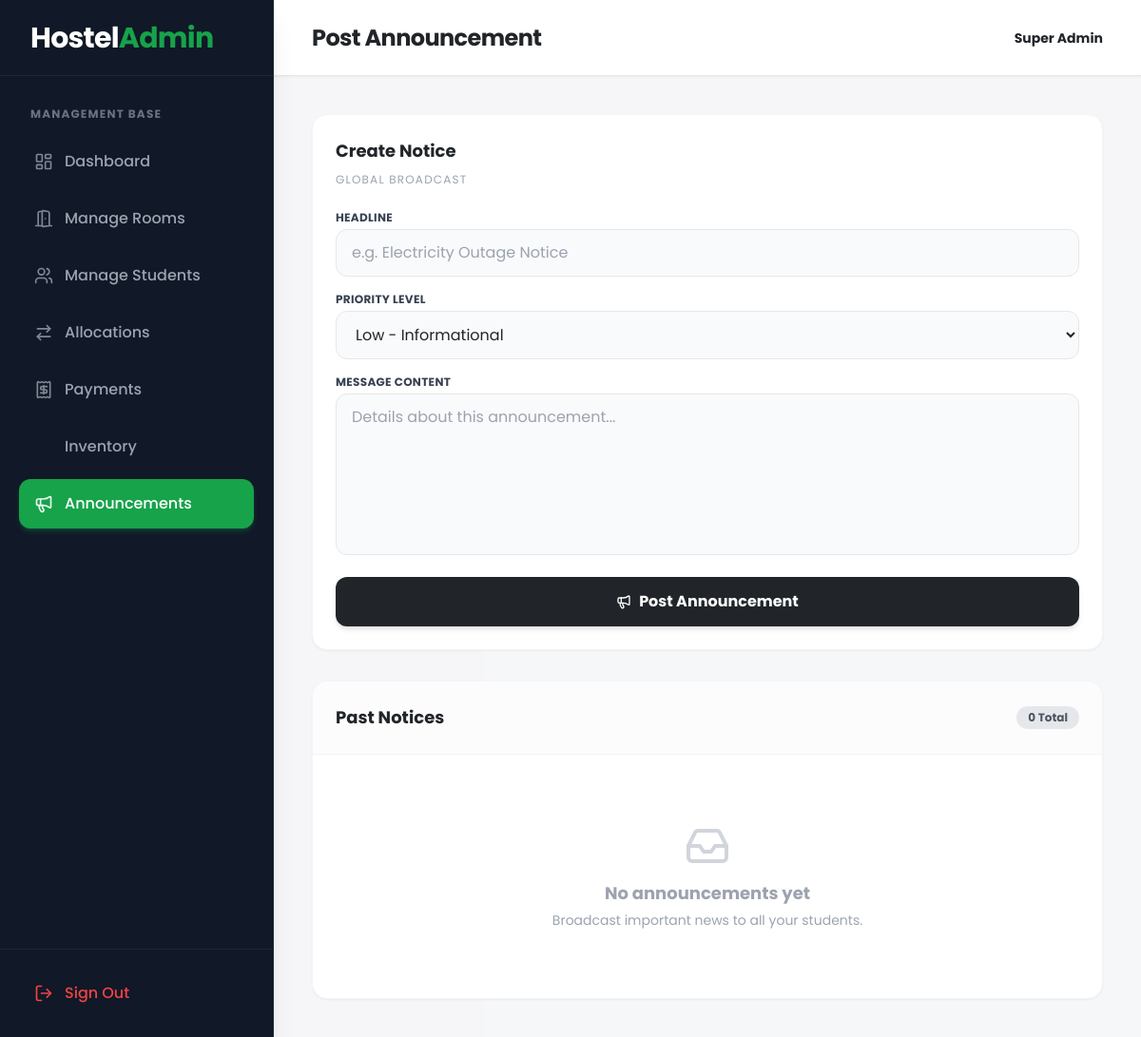
The page /admin/announcements.php (signed in) on the database as committed earlier.
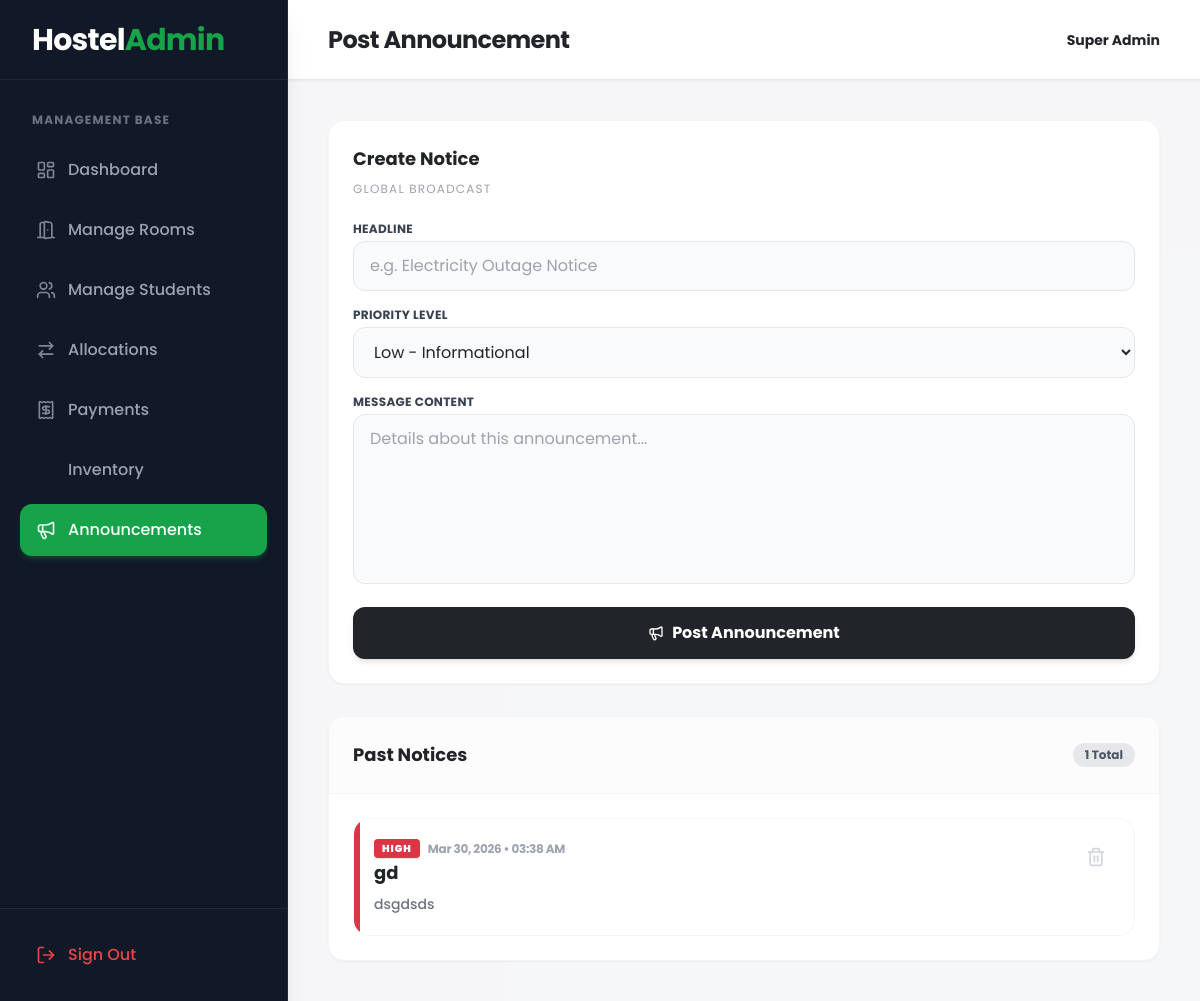
The same page on the database as committed later.
### tables this page shows
CREATE TABLE `announcements` (
  `id` int(11) NOT NULL,
  `title` varchar(255) NOT NULL,
  `content` text NOT NULL,
  `priority` enum('Low','Medium','High') DEFAULT 'Low',
  `created_at` timestamp NOT NULL DEFAULT current_timestamp()
);

### admin/announcements.php (the view, shortened to what the changed rows need)
<?php
require_once '../config/database.php';
$announcements_sql = "SELECT * FROM announcements ORDER BY created_at DESC";
$announcements_res = mysqli_query($conn, $announcements_sql);
$announcements = [];
if($announcements_res) {
    while($row = mysqli_fetch_assoc($announcements_res)) {
        $announcements[] = $row;
    }
}
?>
<!DOCTYPE html>
<html lang="en">
<head>
    <script src="https://cdn.tailwindcss.com"></script>
    <link rel="stylesheet" href="https://cdnjs.cloudflare.com/ajax/libs/animate.css/4.1.1/animate.min.css"/>
</head>
<body class="bg-gray-50 font-sans text-dark flex h-screen overflow-hidden antialiased">
    <?php include '../includes/admin_sidebar.php'; ?>
    <main class="flex-1 flex flex-col h-full overflow-hidden z-10 w-full">
        <header class="h-20 bg-white shadow-sm flex items-center justify-between px-6 lg:px-10 border-b border-gray-200 z-10">
            <div class="flex items-center gap-4">
                <h1 class="text-2xl font-bold text-dark hidden sm:block tracking-tight">Post Announcement</h1>
            </div>
        </header>
        <div class="flex-1 overflow-y-auto p-6 lg:p-10 bg-gray-100/50">
            <div class="grid grid-cols-1 xl:grid-cols-3 gap-8">
                <div class="xl:col-span-2">
                    <div class="bg-white rounded-2xl animate__animated animate__fadeInUp animate__delay-1s shadow-sm border border-gray-100 overflow-hidden h-full flex flex-col">
                        <div class="p-6 border-b border-gray-100 bg-gray-50/50 flex justify-between items-center">
                            <h3 class="font-bold text-dark text-lg">Past Notices</h3>
                            <span class="bg-gray-200 text-gray-600 font-bold px-3 py-1 rounded-full text-xs"><?php echo count($announcements); ?> Total</span>
                        </div>
                        <div class="flex-1 overflow-auto p-6 space-y-4">
                            <?php if(empty($announcements)): ?>
                                <div class="p-12 text-center">
                                    <i data-lucide="inbox" class="w-12 h-12 text-gray-300 mx-auto mb-3"></i>
                                    <h3 class="text-lg font-bold text-gray-400">No announcements yet</h3>
                                    <p class="text-sm text-gray-400 mt-1">Broadcast important news to all your students.</p>
                                </div>
                            <?php else: ?>
                                <?php foreach($announcements as $a): ?>
                                    <div class="group bg-white border border-gray-100 hover:border-primary/30 rounded-2xl p-5 transition-all duration-300 hover:shadow-md relative overflow-hidden">
                                        <?php
                                            $priorityColor = 'bg-gray-400';
                                            if($a['priority'] == 'High') $priorityColor = 'bg-danger shadow-red-500/20';
                                            elseif($a['priority'] == 'Medium') $priorityColor = 'bg-warning shadow-yellow-500/20';
                                            else $priorityColor = 'bg-primary shadow-green-500/20';
                                        ?>
                                        <div class="absolute top-0 left-0 w-1.5 h-full <?php echo $priorityColor; ?>"></div>
                                        <div class="flex justify-between items-start">
                                            <div>
                                                <div class="flex items-center gap-2 mb-1">
                                                    <span class="px-2 py-0.5 rounded text-[10px] font-black uppercase tracking-widest text-white <?php echo $priorityColor; ?> shadow-sm">
                                                        <?php echo $a['priority']; ?>
                                                    </span>
                                                    <span class="text-xs text-gray-400 font-bold tracking-tight">
                                                        <?php echo date('M d, Y • h:i A', strtotime($a['created_at'])); ?>
                                                    </span>
                                                </div>
                                                <h4 class="font-bold text-dark text-lg leading-tight mb-2"><?php echo htmlspecialchars($a['title']); ?></h4>
                                                <p class="text-sm text-gray-500 leading-relaxed font-medium">
                                                    <?php echo nl2br(htmlspecialchars($a['content'])); ?>
                                                </p>
                                            </div>
                                            <form action="../actions/announcement_action.php" method="POST" class="inline" onsubmit="return confirm('Remove this announcement?');">
                                                <button type="submit" class="p-2 text-gray-300 hover:text-danger hover:bg-red-50 rounded-xl transition">
                                                    <i data-lucide="trash-2" class="w-5 h-5"></i>
                                                </button>
                                            </form>
                                        </div>
                                    </div>
                                <?php endforeach; ?>
                            <?php endif; ?>
                        </div>
                    </div>
                </div>
            </div>
        </div>
    </main>
</body>
</html>

### includes/admin_sidebar.php (shortened to what the changed rows need)
<?php
$current_page = basename($_SERVER['PHP_SELF']);
$nav_items = [
    'dashboard.php' => ['icon' => 'layout-dashboard', 'label' => 'Dashboard'],
    'manage_rooms.php' => ['icon' => 'door-open', 'label' => 'Manage Rooms'],
    'manage_students.php' => ['icon' => 'users', 'label' => 'Manage Students'],
    'allocations.php' => ['icon' => 'arrow-right-left', 'label' => 'Allocations'],
    'payments.php' => ['icon' => 'receipt', 'label' => 'Payments'],
    'inventory.php' => ['icon' => 'packages', 'label' => 'Inventory'],
    'announcements.php' => ['icon' => 'megaphone', 'label' => 'Announcements'],
];
?>
<aside class="w-72 bg-gray-900 shadow-xl hidden lg:flex flex-col h-full border-r border-gray-800 relative z-20">
    <nav class="flex-1 py-8 px-5 space-y-2 overflow-y-auto w-full no-scrollbar">
        <h4 class="px-3 text-xs font-bold text-gray-500 uppercase tracking-widest mb-4">Management Base</h4>
        <?php foreach ($nav_items as $url => $item): ?>
            <?php
            $isActive = ($current_page == $url);
            $activeClass = $isActive ? 'bg-primary text-white shadow-md shadow-green-500/20 hover:-translate-y-0.5' : 'text-gray-400 hover:bg-gray-800 hover:text-white';
            ?>
            <a href="<?php echo $url; ?>" class="flex items-center gap-3 px-4 py-3.5 rounded-xl font-medium transition duration-200 <?php echo $activeClass; ?>">
                <i data-lucide="<?php echo $item['icon']; ?>" class="w-5 h-5 <?php echo $isActive ? 'opacity-90' : 'opacity-80'; ?>"></i> <?php echo $item['label']; ?>
            </a>
        <?php endforeach; ?>
    </nav>
</aside>

Rows that differ between the two databases and show on the page:
added announcements: priority "HIGH", created_at "Mar 30, 2026 • 03:38 AM", title "gd", content "dsgdsds"
Other text that changed with them:
count($announcements): "0" → "1"
text no longer shown: "No announcements yet Broadcast important news to all your students."
